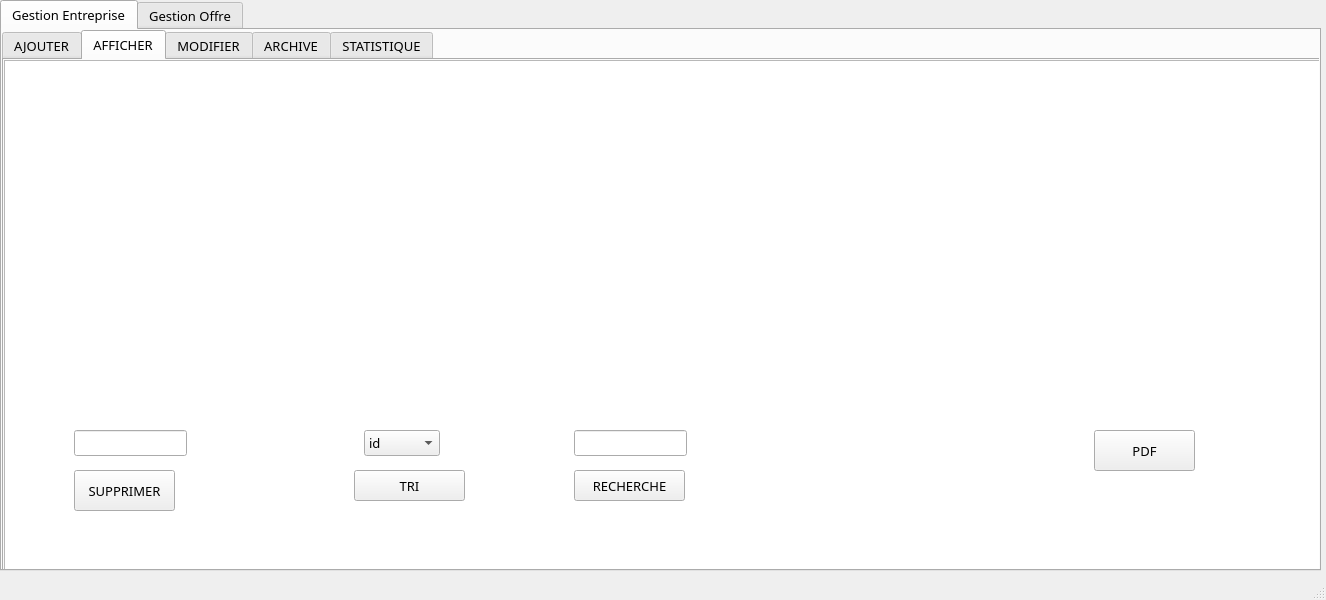
<?xml version="1.0" encoding="UTF-8"?>
<ui version="4.0">
 <class>MainWindow</class>
 <widget class="QMainWindow" name="MainWindow">
  <property name="geometry">
   <rect>
    <x>0</x>
    <y>0</y>
    <width>1326</width>
    <height>600</height>
   </rect>
  </property>
  <property name="windowTitle">
   <string>MainWindow</string>
  </property>
  <widget class="QWidget" name="centralwidget">
   <widget class="QTabWidget" name="tabWidget">
    <property name="geometry">
     <rect>
      <x>0</x>
      <y>0</y>
      <width>1321</width>
      <height>571</height>
     </rect>
    </property>
    <property name="font">
     <font>
      <family>Mongolian Baiti</family>
      <pointsize>10</pointsize>
     </font>
    </property>
    <property name="currentIndex">
     <number>0</number>
    </property>
    <widget class="QWidget" name="tab">
     <attribute name="title">
      <string>Gestion Entreprise</string>
     </attribute>
     <widget class="QTabWidget" name="tabWidget_2">
      <property name="geometry">
       <rect>
        <x>0</x>
        <y>0</y>
        <width>1321</width>
        <height>541</height>
       </rect>
      </property>
      <property name="currentIndex">
       <number>1</number>
      </property>
      <widget class="QWidget" name="tab_3">
       <attribute name="title">
        <string>AJOUTER</string>
       </attribute>
       <widget class="QLabel" name="label">
        <property name="geometry">
         <rect>
          <x>40</x>
          <y>40</y>
          <width>81</width>
          <height>21</height>
         </rect>
        </property>
        <property name="text">
         <string>Nom</string>
        </property>
       </widget>
       <widget class="QLabel" name="label_2">
        <property name="geometry">
         <rect>
          <x>40</x>
          <y>100</y>
          <width>81</width>
          <height>20</height>
         </rect>
        </property>
        <property name="text">
         <string>Secteur</string>
        </property>
       </widget>
       <widget class="QLabel" name="label_3">
        <property name="geometry">
         <rect>
          <x>40</x>
          <y>160</y>
          <width>63</width>
          <height>20</height>
         </rect>
        </property>
        <property name="text">
         <string>Adresse</string>
        </property>
       </widget>
       <widget class="QLabel" name="label_4">
        <property name="geometry">
         <rect>
          <x>40</x>
          <y>230</y>
          <width>63</width>
          <height>20</height>
         </rect>
        </property>
        <property name="text">
         <string>Email</string>
        </property>
       </widget>
       <widget class="QLabel" name="label_5">
        <property name="geometry">
         <rect>
          <x>22</x>
          <y>300</y>
          <width>81</width>
          <height>20</height>
         </rect>
        </property>
        <property name="text">
         <string>Telephone</string>
        </property>
       </widget>
       <widget class="QLineEdit" name="nom_e">
        <property name="geometry">
         <rect>
          <x>130</x>
          <y>30</y>
          <width>113</width>
          <height>26</height>
         </rect>
        </property>
       </widget>
       <widget class="QLineEdit" name="secteur_e">
        <property name="geometry">
         <rect>
          <x>130</x>
          <y>90</y>
          <width>113</width>
          <height>26</height>
         </rect>
        </property>
       </widget>
       <widget class="QLineEdit" name="adresse_e">
        <property name="geometry">
         <rect>
          <x>130</x>
          <y>150</y>
          <width>113</width>
          <height>26</height>
         </rect>
        </property>
       </widget>
       <widget class="QLineEdit" name="email_e">
        <property name="geometry">
         <rect>
          <x>130</x>
          <y>220</y>
          <width>113</width>
          <height>26</height>
         </rect>
        </property>
       </widget>
       <widget class="QLineEdit" name="tel_e">
        <property name="geometry">
         <rect>
          <x>130</x>
          <y>290</y>
          <width>113</width>
          <height>26</height>
         </rect>
        </property>
       </widget>
       <widget class="QPushButton" name="ajouter_e">
        <property name="geometry">
         <rect>
          <x>510</x>
          <y>210</y>
          <width>121</width>
          <height>61</height>
         </rect>
        </property>
        <property name="text">
         <string>AJOUTER</string>
        </property>
       </widget>
      </widget>
      <widget class="QWidget" name="tab_4">
       <attribute name="title">
        <string>AFFICHER</string>
       </attribute>
       <widget class="QTableView" name="affiche_e">
        <property name="geometry">
         <rect>
          <x>0</x>
          <y>0</y>
          <width>1331</width>
          <height>521</height>
         </rect>
        </property>
       </widget>
       <widget class="QLineEdit" name="id_sup">
        <property name="geometry">
         <rect>
          <x>70</x>
          <y>370</y>
          <width>113</width>
          <height>26</height>
         </rect>
        </property>
       </widget>
       <widget class="QPushButton" name="pushButton_2">
        <property name="geometry">
         <rect>
          <x>70</x>
          <y>410</y>
          <width>101</width>
          <height>41</height>
         </rect>
        </property>
        <property name="text">
         <string>SUPPRIMER</string>
        </property>
       </widget>
       <widget class="QComboBox" name="criter">
        <property name="geometry">
         <rect>
          <x>360</x>
          <y>370</y>
          <width>76</width>
          <height>26</height>
         </rect>
        </property>
        <item>
         <property name="text">
          <string>id</string>
         </property>
        </item>
        <item>
         <property name="text">
          <string>nom</string>
         </property>
        </item>
        <item>
         <property name="text">
          <string>secteur</string>
         </property>
        </item>
       </widget>
       <widget class="QPushButton" name="tri_e">
        <property name="geometry">
         <rect>
          <x>350</x>
          <y>410</y>
          <width>111</width>
          <height>31</height>
         </rect>
        </property>
        <property name="text">
         <string>TRI</string>
        </property>
       </widget>
       <widget class="QLineEdit" name="rech_e">
        <property name="geometry">
         <rect>
          <x>570</x>
          <y>370</y>
          <width>113</width>
          <height>26</height>
         </rect>
        </property>
       </widget>
       <widget class="QPushButton" name="recherche_e">
        <property name="geometry">
         <rect>
          <x>570</x>
          <y>410</y>
          <width>111</width>
          <height>31</height>
         </rect>
        </property>
        <property name="text">
         <string>RECHERCHE</string>
        </property>
       </widget>
       <widget class="QPushButton" name="PDF_e">
        <property name="geometry">
         <rect>
          <x>1090</x>
          <y>370</y>
          <width>101</width>
          <height>41</height>
         </rect>
        </property>
        <property name="text">
         <string> PDF </string>
        </property>
       </widget>
      </widget>
      <widget class="QWidget" name="tab_5">
       <attribute name="title">
        <string>MODIFIER</string>
       </attribute>
       <widget class="QGroupBox" name="groupBox">
        <property name="geometry">
         <rect>
          <x>0</x>
          <y>0</y>
          <width>1271</width>
          <height>471</height>
         </rect>
        </property>
        <property name="title">
         <string>NOUVELLES VALEURS</string>
        </property>
        <widget class="QCommandLinkButton" name="commandLinkButton">
         <property name="geometry">
          <rect>
           <x>90</x>
           <y>140</y>
           <width>61</width>
           <height>47</height>
          </rect>
         </property>
         <property name="text">
          <string>ID</string>
         </property>
        </widget>
        <widget class="QLineEdit" name="nv_ide">
         <property name="geometry">
          <rect>
           <x>70</x>
           <y>110</y>
           <width>113</width>
           <height>26</height>
          </rect>
         </property>
        </widget>
        <widget class="QLabel" name="label_6">
         <property name="geometry">
          <rect>
           <x>310</x>
           <y>50</y>
           <width>63</width>
           <height>20</height>
          </rect>
         </property>
         <property name="text">
          <string>Nom</string>
         </property>
        </widget>
        <widget class="QLabel" name="label_7">
         <property name="geometry">
          <rect>
           <x>310</x>
           <y>120</y>
           <width>63</width>
           <height>20</height>
          </rect>
         </property>
         <property name="text">
          <string>Secteur</string>
         </property>
        </widget>
        <widget class="QLabel" name="label_8">
         <property name="geometry">
          <rect>
           <x>310</x>
           <y>200</y>
           <width>63</width>
           <height>20</height>
          </rect>
         </property>
         <property name="text">
          <string>Adresse</string>
         </property>
        </widget>
        <widget class="QLabel" name="label_9">
         <property name="geometry">
          <rect>
           <x>310</x>
           <y>280</y>
           <width>63</width>
           <height>20</height>
          </rect>
         </property>
         <property name="text">
          <string>Email</string>
         </property>
        </widget>
        <widget class="QLabel" name="label_10">
         <property name="geometry">
          <rect>
           <x>292</x>
           <y>360</y>
           <width>81</width>
           <height>20</height>
          </rect>
         </property>
         <property name="text">
          <string>Telephone</string>
         </property>
        </widget>
        <widget class="QLineEdit" name="nv_nom">
         <property name="geometry">
          <rect>
           <x>390</x>
           <y>40</y>
           <width>151</width>
           <height>26</height>
          </rect>
         </property>
        </widget>
        <widget class="QLineEdit" name="nv_secteur">
         <property name="geometry">
          <rect>
           <x>390</x>
           <y>110</y>
           <width>151</width>
           <height>26</height>
          </rect>
         </property>
        </widget>
        <widget class="QLineEdit" name="nv_adresse">
         <property name="geometry">
          <rect>
           <x>390</x>
           <y>200</y>
           <width>151</width>
           <height>26</height>
          </rect>
         </property>
        </widget>
        <widget class="QLineEdit" name="nv_email">
         <property name="geometry">
          <rect>
           <x>390</x>
           <y>270</y>
           <width>151</width>
           <height>26</height>
          </rect>
         </property>
        </widget>
        <widget class="QLineEdit" name="nv_tel">
         <property name="geometry">
          <rect>
           <x>390</x>
           <y>350</y>
           <width>151</width>
           <height>26</height>
          </rect>
         </property>
        </widget>
        <widget class="QPushButton" name="pushButton">
         <property name="geometry">
          <rect>
           <x>770</x>
           <y>280</y>
           <width>121</width>
           <height>81</height>
          </rect>
         </property>
         <property name="text">
          <string>MODIFIER</string>
         </property>
        </widget>
       </widget>
      </widget>
      <widget class="QWidget" name="tab_6">
       <attribute name="title">
        <string>ARCHIVE</string>
       </attribute>
       <widget class="QTableView" name="archive_e">
        <property name="geometry">
         <rect>
          <x>0</x>
          <y>0</y>
          <width>1311</width>
          <height>511</height>
         </rect>
        </property>
       </widget>
      </widget>
      <widget class="QWidget" name="tab_7">
       <attribute name="title">
        <string>STATISTIQUE</string>
       </attribute>
       <widget class="QGraphicsView" name="stat_e">
        <property name="geometry">
         <rect>
          <x>0</x>
          <y>0</y>
          <width>1311</width>
          <height>511</height>
         </rect>
        </property>
       </widget>
      </widget>
     </widget>
    </widget>
    <widget class="QWidget" name="tab_2">
     <attribute name="title">
      <string>Gestion Offre</string>
     </attribute>
     <widget class="QTabWidget" name="tabWidget_3">
      <property name="geometry">
       <rect>
        <x>0</x>
        <y>0</y>
        <width>1321</width>
        <height>541</height>
       </rect>
      </property>
      <property name="currentIndex">
       <number>0</number>
      </property>
      <widget class="QWidget" name="tab_8">
       <attribute name="title">
        <string>AJOUTER</string>
       </attribute>
       <widget class="QLabel" name="label_11">
        <property name="geometry">
         <rect>
          <x>40</x>
          <y>40</y>
          <width>81</width>
          <height>21</height>
         </rect>
        </property>
        <property name="text">
         <string>Titre</string>
        </property>
       </widget>
       <widget class="QLabel" name="label_12">
        <property name="geometry">
         <rect>
          <x>40</x>
          <y>100</y>
          <width>81</width>
          <height>20</height>
         </rect>
        </property>
        <property name="text">
         <string>Description</string>
        </property>
       </widget>
       <widget class="QLabel" name="label_13">
        <property name="geometry">
         <rect>
          <x>12</x>
          <y>160</y>
          <width>101</width>
          <height>20</height>
         </rect>
        </property>
        <property name="text">
         <string>Competences</string>
        </property>
       </widget>
       <widget class="QLabel" name="label_14">
        <property name="geometry">
         <rect>
          <x>40</x>
          <y>230</y>
          <width>63</width>
          <height>20</height>
         </rect>
        </property>
        <property name="text">
         <string>Status</string>
        </property>
       </widget>
       <widget class="QLabel" name="label_15">
        <property name="geometry">
         <rect>
          <x>2</x>
          <y>300</y>
          <width>101</width>
          <height>20</height>
         </rect>
        </property>
        <property name="text">
         <string>ID entreprise</string>
        </property>
       </widget>
       <widget class="QLineEdit" name="titre_o">
        <property name="geometry">
         <rect>
          <x>130</x>
          <y>30</y>
          <width>113</width>
          <height>26</height>
         </rect>
        </property>
       </widget>
       <widget class="QLineEdit" name="com_o">
        <property name="geometry">
         <rect>
          <x>130</x>
          <y>150</y>
          <width>113</width>
          <height>26</height>
         </rect>
        </property>
       </widget>
       <widget class="QLineEdit" name="id_eo">
        <property name="geometry">
         <rect>
          <x>130</x>
          <y>290</y>
          <width>113</width>
          <height>26</height>
         </rect>
        </property>
       </widget>
       <widget class="QPushButton" name="ajouter_e_2">
        <property name="geometry">
         <rect>
          <x>510</x>
          <y>210</y>
          <width>121</width>
          <height>61</height>
         </rect>
        </property>
        <property name="text">
         <string>AJOUTER</string>
        </property>
       </widget>
       <widget class="QTextEdit" name="des_o">
        <property name="geometry">
         <rect>
          <x>130</x>
          <y>70</y>
          <width>104</width>
          <height>75</height>
         </rect>
        </property>
       </widget>
       <widget class="QComboBox" name="status_o">
        <property name="geometry">
         <rect>
          <x>130</x>
          <y>230</y>
          <width>76</width>
          <height>26</height>
         </rect>
        </property>
        <item>
         <property name="text">
          <string>active</string>
         </property>
        </item>
        <item>
         <property name="text">
          <string>inactive</string>
         </property>
        </item>
       </widget>
       <widget class="QLabel" name="label_21">
        <property name="geometry">
         <rect>
          <x>20</x>
          <y>370</y>
          <width>91</width>
          <height>20</height>
         </rect>
        </property>
        <property name="text">
         <string>Date Limite</string>
        </property>
       </widget>
       <widget class="QDateEdit" name="date_limite_o">
        <property name="geometry">
         <rect>
          <x>130</x>
          <y>370</y>
          <width>110</width>
          <height>26</height>
         </rect>
        </property>
       </widget>
      </widget>
      <widget class="QWidget" name="tab_9">
       <attribute name="title">
        <string>AFFICHER</string>
       </attribute>
       <widget class="QTableView" name="affiche_o">
        <property name="geometry">
         <rect>
          <x>0</x>
          <y>0</y>
          <width>1331</width>
          <height>521</height>
         </rect>
        </property>
       </widget>
       <widget class="QLineEdit" name="id_supo">
        <property name="geometry">
         <rect>
          <x>70</x>
          <y>370</y>
          <width>113</width>
          <height>26</height>
         </rect>
        </property>
       </widget>
       <widget class="QPushButton" name="pushButton_3">
        <property name="geometry">
         <rect>
          <x>70</x>
          <y>410</y>
          <width>101</width>
          <height>41</height>
         </rect>
        </property>
        <property name="text">
         <string>SUPPRIMER</string>
        </property>
       </widget>
       <widget class="QComboBox" name="criter_2">
        <property name="geometry">
         <rect>
          <x>360</x>
          <y>370</y>
          <width>76</width>
          <height>26</height>
         </rect>
        </property>
        <item>
         <property name="text">
          <string>id</string>
         </property>
        </item>
        <item>
         <property name="text">
          <string>titre</string>
         </property>
        </item>
        <item>
         <property name="text">
          <string>date_limite</string>
         </property>
        </item>
       </widget>
       <widget class="QPushButton" name="tri_e_2">
        <property name="geometry">
         <rect>
          <x>350</x>
          <y>410</y>
          <width>111</width>
          <height>31</height>
         </rect>
        </property>
        <property name="text">
         <string>TRI</string>
        </property>
       </widget>
       <widget class="QLineEdit" name="rech_o">
        <property name="geometry">
         <rect>
          <x>570</x>
          <y>370</y>
          <width>113</width>
          <height>26</height>
         </rect>
        </property>
       </widget>
       <widget class="QPushButton" name="recherche_e_2">
        <property name="geometry">
         <rect>
          <x>570</x>
          <y>410</y>
          <width>111</width>
          <height>31</height>
         </rect>
        </property>
        <property name="text">
         <string>RECHERCHE</string>
        </property>
       </widget>
       <widget class="QPushButton" name="PDF_e_2">
        <property name="geometry">
         <rect>
          <x>1090</x>
          <y>370</y>
          <width>101</width>
          <height>41</height>
         </rect>
        </property>
        <property name="text">
         <string> PDF </string>
        </property>
       </widget>
       <widget class="QLineEdit" name="pdf_o">
        <property name="geometry">
         <rect>
          <x>1090</x>
          <y>330</y>
          <width>113</width>
          <height>26</height>
         </rect>
        </property>
       </widget>
       <widget class="QPushButton" name="pushButton_5">
        <property name="geometry">
         <rect>
          <x>860</x>
          <y>370</y>
          <width>111</width>
          <height>61</height>
         </rect>
        </property>
        <property name="text">
         <string>LinkedIn</string>
        </property>
       </widget>
      </widget>
      <widget class="QWidget" name="tab_10">
       <attribute name="title">
        <string>MODIFIER</string>
       </attribute>
       <widget class="QGroupBox" name="groupBox_2">
        <property name="geometry">
         <rect>
          <x>0</x>
          <y>0</y>
          <width>1271</width>
          <height>471</height>
         </rect>
        </property>
        <property name="title">
         <string>NOUVELLES VALEURS</string>
        </property>
        <widget class="QCommandLinkButton" name="commandLinkButton_2">
         <property name="geometry">
          <rect>
           <x>90</x>
           <y>140</y>
           <width>61</width>
           <height>47</height>
          </rect>
         </property>
         <property name="text">
          <string>ID</string>
         </property>
        </widget>
        <widget class="QLineEdit" name="nv_ido">
         <property name="geometry">
          <rect>
           <x>70</x>
           <y>110</y>
           <width>113</width>
           <height>26</height>
          </rect>
         </property>
        </widget>
        <widget class="QLabel" name="label_16">
         <property name="geometry">
          <rect>
           <x>310</x>
           <y>50</y>
           <width>63</width>
           <height>20</height>
          </rect>
         </property>
         <property name="text">
          <string>Titre</string>
         </property>
        </widget>
        <widget class="QLabel" name="label_17">
         <property name="geometry">
          <rect>
           <x>282</x>
           <y>120</y>
           <width>91</width>
           <height>20</height>
          </rect>
         </property>
         <property name="text">
          <string>Description</string>
         </property>
        </widget>
        <widget class="QLabel" name="label_18">
         <property name="geometry">
          <rect>
           <x>282</x>
           <y>200</y>
           <width>91</width>
           <height>20</height>
          </rect>
         </property>
         <property name="text">
          <string>competences</string>
         </property>
        </widget>
        <widget class="QLabel" name="label_19">
         <property name="geometry">
          <rect>
           <x>310</x>
           <y>280</y>
           <width>63</width>
           <height>20</height>
          </rect>
         </property>
         <property name="text">
          <string>Status</string>
         </property>
        </widget>
        <widget class="QLabel" name="label_20">
         <property name="geometry">
          <rect>
           <x>262</x>
           <y>360</y>
           <width>111</width>
           <height>20</height>
          </rect>
         </property>
         <property name="text">
          <string>ID_entreprise</string>
         </property>
        </widget>
        <widget class="QLineEdit" name="nv_titre">
         <property name="geometry">
          <rect>
           <x>390</x>
           <y>40</y>
           <width>151</width>
           <height>26</height>
          </rect>
         </property>
        </widget>
        <widget class="QLineEdit" name="nv_com">
         <property name="geometry">
          <rect>
           <x>390</x>
           <y>200</y>
           <width>151</width>
           <height>26</height>
          </rect>
         </property>
        </widget>
        <widget class="QLineEdit" name="nv_ideo">
         <property name="geometry">
          <rect>
           <x>390</x>
           <y>350</y>
           <width>151</width>
           <height>26</height>
          </rect>
         </property>
        </widget>
        <widget class="QPushButton" name="pushButton_4">
         <property name="geometry">
          <rect>
           <x>770</x>
           <y>280</y>
           <width>121</width>
           <height>81</height>
          </rect>
         </property>
         <property name="text">
          <string>MODIFIER</string>
         </property>
        </widget>
        <widget class="QTextEdit" name="nv_des">
         <property name="geometry">
          <rect>
           <x>390</x>
           <y>110</y>
           <width>104</width>
           <height>75</height>
          </rect>
         </property>
        </widget>
        <widget class="QComboBox" name="nv_st">
         <property name="geometry">
          <rect>
           <x>390</x>
           <y>280</y>
           <width>76</width>
           <height>26</height>
          </rect>
         </property>
         <item>
          <property name="text">
           <string>active</string>
          </property>
         </item>
         <item>
          <property name="text">
           <string>inactive</string>
          </property>
         </item>
        </widget>
       </widget>
      </widget>
      <widget class="QWidget" name="tab_12">
       <attribute name="title">
        <string>STATISTIQUE</string>
       </attribute>
       <widget class="QGraphicsView" name="stat_o">
        <property name="geometry">
         <rect>
          <x>0</x>
          <y>0</y>
          <width>1311</width>
          <height>511</height>
         </rect>
        </property>
       </widget>
      </widget>
      <widget class="QWidget" name="tab_11">
       <attribute name="title">
        <string>HISTORIQUE</string>
       </attribute>
       <widget class="QTableView" name="his">
        <property name="geometry">
         <rect>
          <x>0</x>
          <y>0</y>
          <width>1321</width>
          <height>511</height>
         </rect>
        </property>
       </widget>
      </widget>
     </widget>
    </widget>
   </widget>
  </widget>
  <widget class="QStatusBar" name="statusbar"/>
 </widget>
 <resources/>
 <connections/>
</ui>
